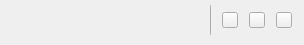
      <widget class="QWidget" name="title_widget" native="true">
       <property name="minimumSize">
        <size>
         <width>0</width>
         <height>45</height>
        </size>
       </property>
       <property name="maximumSize">
        <size>
         <width>16777215</width>
         <height>45</height>
        </size>
       </property>
       <property name="styleSheet">
        <string notr="true"/>
       </property>
       <layout class="QHBoxLayout" name="horizontalLayout_2">
        <property name="spacing">
         <number>0</number>
        </property>
        <property name="leftMargin">
         <number>0</number>
        </property>
        <property name="topMargin">
         <number>0</number>
        </property>
        <property name="rightMargin">
         <number>0</number>
        </property>
        <property name="bottomMargin">
         <number>5</number>
        </property>
        <item>
         <widget class="QPushButton" name="logo_pushButton">
          <property name="minimumSize">
           <size>
            <width>156</width>
            <height>40</height>
           </size>
          </property>
          <property name="maximumSize">
           <size>
            <width>156</width>
            <height>40</height>
           </size>
          </property>
          <property name="cursor">
           <cursorShape>ArrowCursor</cursorShape>
          </property>
          <property name="styleSheet">
           <string notr="true">border-image: url(:/LoginWindow/images/logo.png);</string>
          </property>
          <property name="text">
           <string/>
          </property>
          <property name="flat">
           <bool>true</bool>
          </property>
         </widget>
        </item>
        <item>
         <widget class="QWidget" name="tags_widget" native="true">
          <property name="minimumSize">
           <size>
            <width>0</width>
            <height>0</height>
           </size>
          </property>
          <property name="maximumSize">
           <size>
            <width>700</width>
            <height>16777215</height>
           </size>
          </property>
          <property name="styleSheet">
           <string notr="true"/>
          </property>
          <layout class="QHBoxLayout" name="horizontalLayout_3">
           <property name="leftMargin">
            <number>4</number>
           </property>
           <property name="topMargin">
            <number>10</number>
           </property>
           <property name="rightMargin">
            <number>4</number>
           </property>
           <property name="bottomMargin">
            <number>4</number>
           </property>
          </layout>
         </widget>
        </item>
        <item>
         <widget class="QPushButton" name="title_pushButton">
          <property name="minimumSize">
           <size>
            <width>0</width>
            <height>40</height>
           </size>
          </property>
          <property name="maximumSize">
           <size>
            <width>16777215</width>
            <height>40</height>
           </size>
          </property>
          <property name="cursor">
           <cursorShape>ArrowCursor</cursorShape>
          </property>
          <property name="styleSheet">
           <string notr="true">border-image: url(:/LoginWindow/images/alpha.png);</string>
          </property>
          <property name="text">
           <string/>
          </property>
          <property name="flat">
           <bool>true</bool>
          </property>
         </widget>
        </item>
        <item>
         <widget class="QWidget" name="widget" native="true">
          <property name="minimumSize">
           <size>
            <width>100</width>
            <height>0</height>
           </size>
          </property>
          <property name="maximumSize">
           <size>
            <width>100</width>
            <height>16777215</height>
           </size>
          </property>
          <layout class="QHBoxLayout" name="horizontalLayout_9">
           <property name="spacing">
            <number>5</number>
           </property>
           <property name="leftMargin">
            <number>0</number>
           </property>
           <property name="topMargin">
            <number>0</number>
           </property>
           <property name="rightMargin">
            <number>5</number>
           </property>
           <property name="bottomMargin">
            <number>0</number>
           </property>
           <item>
            <widget class="QPushButton" name="return_pushButton">
             <property name="minimumSize">
              <size>
               <width>1</width>
               <height>0</height>
              </size>
             </property>
             <property name="maximumSize">
              <size>
               <width>1</width>
               <height>16777215</height>
              </size>
             </property>
             <property name="font">
              <font>
               <family>微软雅黑</family>
               <pointsize>11</pointsize>
              </font>
             </property>
             <property name="styleSheet">
              <string notr="true">color: rgb(255, 255, 255);
border-image: url(:/LoginWindow/images/alpha.png);</string>
             </property>
             <property name="text">
              <string/>
             </property>
            </widget>
           </item>
           <item>
            <widget class="QPushButton" name="min_pushButton">
             <property name="sizePolicy">
              <sizepolicy hsizetype="Fixed" vsizetype="Fixed">
               <horstretch>0</horstretch>
               <verstretch>0</verstretch>
              </sizepolicy>
             </property>
             <property name="minimumSize">
              <size>
               <width>16</width>
               <height>16</height>
              </size>
             </property>
             <property name="maximumSize">
              <size>
               <width>16</width>
               <height>16</height>
              </size>
             </property>
             <property name="cursor">
              <cursorShape>PointingHandCursor</cursorShape>
             </property>
             <property name="styleSheet">
              <string notr="true">border-image: url(:/LoginWindow/images/login_min.png);</string>
             </property>
             <property name="text">
              <string/>
             </property>
            </widget>
           </item>
           <item>
            <widget class="QPushButton" name="max_pushButton">
             <property name="minimumSize">
              <size>
               <width>16</width>
               <height>16</height>
              </size>
             </property>
             <property name="maximumSize">
              <size>
               <width>16</width>
               <height>16</height>
              </size>
             </property>
             <property name="cursor">
              <cursorShape>PointingHandCursor</cursorShape>
             </property>
             <property name="styleSheet">
              <string notr="true">border-image: url(:/LoginWindow/images/login_max.png);</string>
             </property>
             <property name="text">
              <string/>
             </property>
            </widget>
           </item>
           <item>
            <widget class="QPushButton" name="close_pushButton">
             <property name="minimumSize">
              <size>
               <width>16</width>
               <height>16</height>
              </size>
             </property>
             <property name="maximumSize">
              <size>
               <width>16</width>
               <height>16</height>
              </size>
             </property>
             <property name="cursor">
              <cursorShape>PointingHandCursor</cursorShape>
             </property>
             <property name="styleSheet">
              <string notr="true">border-image: url(:/LoginWindow/images/login_close.png);</string>
             </property>
             <property name="text">
              <string/>
             </property>
            </widget>
           </item>
          </layout>
         </widget>
        </item>
       </layout>
      </widget>
